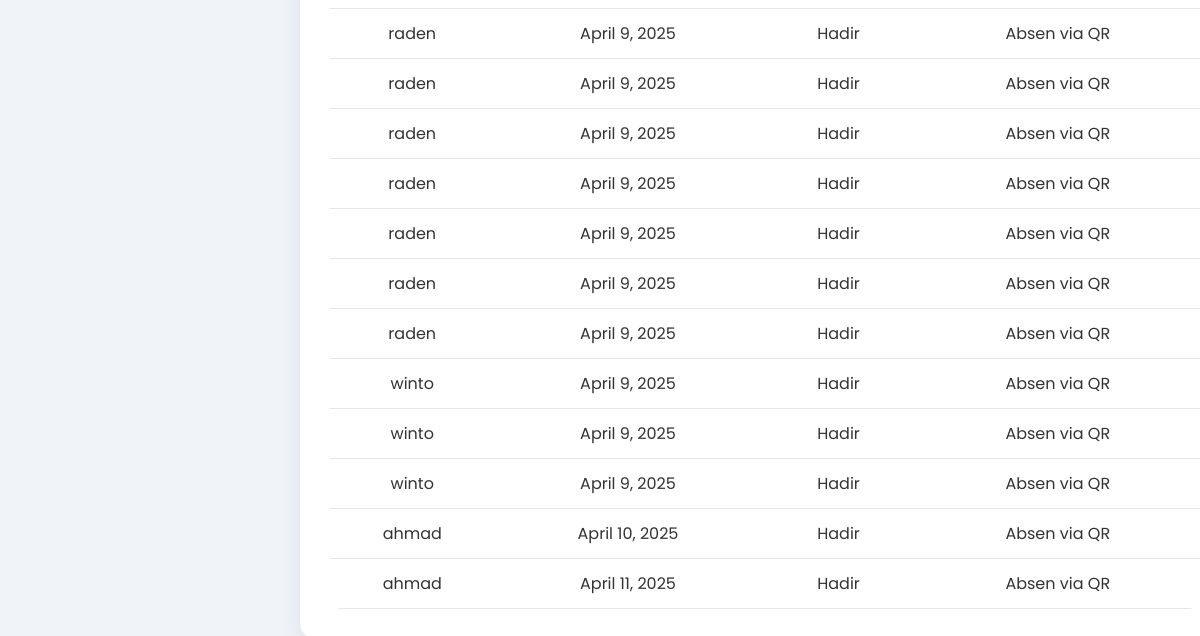
The page /absensi/ (signed in, lower part) on the database as committed earlier.
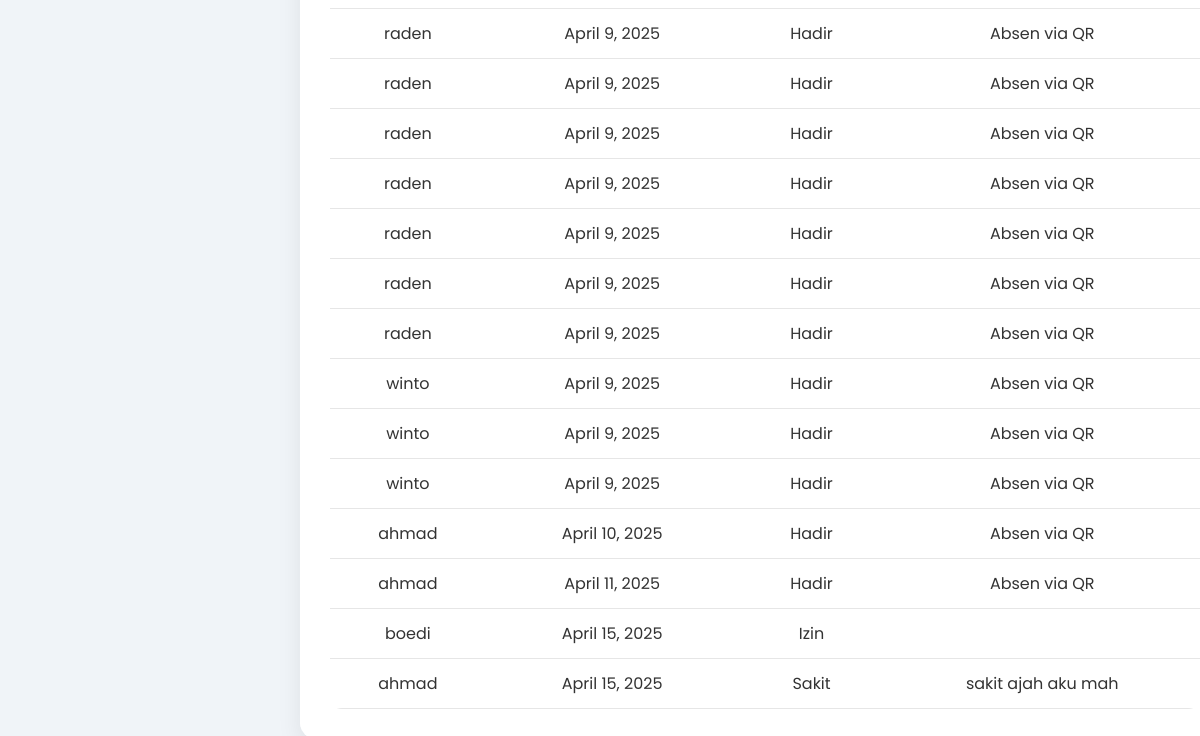
The same page on the database as committed later.
### birruwattaqwa/models.py (models this page shows, shortened)
class Absensi(models.Model):
    STATUS_CHOICES = [
        ('Hadir', 'Hadir'),
        ('Izin', 'Izin'),
        ('Sakit', 'Sakit'),
        ('Alfa', 'Alfa'),
    ]
    guru = models.ForeignKey(User, on_delete=models.CASCADE)
    tanggal = models.DateField(auto_now_add=True)
    status = models.CharField(max_length=10, choices=STATUS_CHOICES)
    keterangan = models.TextField(blank=True, null=True)  # Keterangan umum
    bulan = models.CharField(max_length=20)  # Simpan bulan sebagai nama, bukan angka
    tahun = models.IntegerField()
    jam_absensi = models.TimeField(auto_now_add=True)
    lokasi = models.CharField(max_length=255, blank=True, null=True)
    latitude = models.FloatField(blank=True, null=True)  # Tambahkan ini
    longitude = models.FloatField(blank=True, null=True)  # Tambahkan ini
    qrcodes = models.ImageField(upload_to='qr_codes/', blank=True)

### birruwattaqwa/views.py (the view, shortened to what this page needs)
# urls.py: path('absensi/', view_absensi, name='list_absen'),
@login_required
def view_absensi(request):
    user = request.user
    guru_filter = request.GET.get('guru', '')
    search_query = request.GET.get('search', '')
    if user.groups.filter(name='Admin').exists():
        absensi_list = Absensi.objects.all()
        guru_list = User.objects.filter(groups__name='Guru')
        if guru_filter:
            absensi_list = absensi_list.filter(guru__id=guru_filter)
        if search_query:
            absensi_list = absensi_list.filter(keterangan__icontains=search_query)
    else:
        absensi_list = Absensi.objects.filter(guru=user)
        guru_list = None
        if search_query:
            absensi_list = absensi_list.filter(keterangan__icontains=search_query)
    return render(request, 'birruwattaqwa/admin/list_absen.html', {
        'absensi_list': absensi_list,
        'guru_list': guru_list,
        'selected_guru': guru_filter,
        'search_query': search_query,
    })

### birruwattaqwa/templates/birruwattaqwa/admin/list_absen.html (shortened to what this page needs)
{% load static %}
<!DOCTYPE html>
<html lang="id">
<head>
    <link rel="stylesheet" href="{% static 'css/list_absen.css' %}">
    <link rel="stylesheet" href="{% static 'css/S_sidebar.css' %}">
</head>
<body>
    <div class="content">
        <div class="rekap-container">
            <div class="table-wrapper">
                <table>
                    <tbody>
                        {% for absensi in absensi_list %}
                        <tr>
                            <td>{{ absensi.guru }}</td>
                            <td>{{ absensi.tanggal }}</td>
                            <td>{{ absensi.status }}</td>
                            <td>{{ absensi.keterangan }}</td>
                        </tr>
                        {% empty %}
                        <tr>
                            <td colspan="4" style="text-align:center;">Tidak ada data absensi.</td>
                        </tr>
                        {% endfor %}
                    </tbody>
                </table>
            </div>
        </div>
    </div>
</body>
</html>

Rows that differ between the two databases and show on the page:
added Absensi: guru "boedi", tanggal "April 15, 2025", status "Izin"
added Absensi: guru "ahmad", tanggal "April 15, 2025", status "Sakit", keterangan "sakit ajah aku mah"
